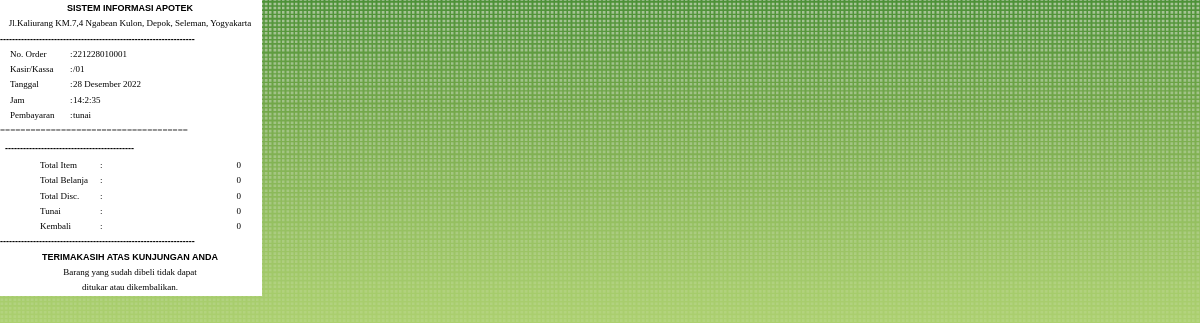
The app's page /AppClient/index.php?n=struk (signed in) with its own data.
### tables this page shows
CREATE TABLE IF NOT EXISTS `system` (
  `s_id` int(3) NOT NULL AUTO_INCREMENT,
  `sno` int(11) NOT NULL DEFAULT '0',
  `sip` varchar(15) NOT NULL,
  `sapp` varchar(24) DEFAULT 'Offline',
  `snama` varchar(64) DEFAULT NULL,
  `salamat` varchar(128) DEFAULT NULL,
  `sinfo` varchar(128) DEFAULT NULL,
  `sok` int(11) NOT NULL DEFAULT '0',
  PRIMARY KEY (`s_id`)
);

### AppClient/index.php (called while the page is built)
<?php
	try {
		require_once './includes/session.php';
	}
	catch(Exception $error) {
		print $error->getMessage();
	}
	require_once('themes/page.php');
?>

### AppClient/includes/session.php (called while the page is built, shortened)
<?php
	require_once './includes/function.php';
	$ip = '127.0.0.1';
	$q_system=mysql_query("SELECT * FROM system WHERE sip='$ip'");
	if (mysql_num_rows($q_system) == 1) {
		$q_system=mysql_fetch_array($q_system);
		if ($q_system['sok']==1){
			$sid			  = $q_system['s_id'];
			$sno			  = $q_system['sno'];
			if (strlen($sid)==1){$sid='0'.$sid;} else{$sid=$sid;}
			if (strlen($sno)==1){$sno='0'.$sno;} else{$sno=$sno;}
		}else{
			$_SESSION['sapp'] ='off';
		}
	} else {
		S_SYS($ip,'Kassa');
		unset($_SESSION['sapp']);
	};
	require_once './page/datetime/date.php';
    require_once './page/datetime/clock.php';
?>

### AppClient/includes/function.php (called while the page is built, shortened)
<?php
function CK_ORDER(){
	global $sid,$order,$orderSR,$orderST,$JumlahTR,$TBayar;
	$ymd	=date("Y")."-".date("m")."-".date("d");
	$q_order=mysql_query("SELECT * FROM penjualan where pjtgl='$ymd' and s_id='$sid'ORDER BY pjid DESC");
	if (mysql_num_rows($q_order)>0) {
		$q_order	= mysql_fetch_array($q_order) ;
		$orderST=($q_order['pjid']);
		$order=substr($q_order['pjid'],8);
		$order=$order+1;
		if (strlen($order)==1){$order='000'.$order;}
		else if(strlen($order)==2){$order='00'.$order;}
		else if(strlen($order)==3){$order='0'.$order;}
		else {$order=$order;}
		$order=date("y").date("m").date("d").$sid.$order;
	}
	else{
		$order=date("y").date("m").date("d").$sid.'0001';
	}
}
?>
<?php
function TOTAL_TR(){
	global $sid,$item,$disc,$total;
	$q_total=mysql_query("SELECT sum(pjttotal) as pjttotal,sum(pjtrpdisk) as pjtrpdisk,count(pjtid) as pjtid
						FROM pjtransaksi where pjtaktif=1 and s_id='$sid'") ;
	$q_total= mysql_fetch_array($q_total) ;
	$disc=$q_total['pjtrpdisk'];
	$item=$q_total['pjtid'];
	if ($q_total['pjttotal']==0){$total=0;}
}
?>

### AppClient/page/datetime/date.php (called while the page is built, shortened)
<?PHP
$tanggal = date ("j");
$array_bulan = array(1=>"Januari","Februari","Maret", "April", "Mei", "Juni","Juli","Agustus","September","Oktober", "November","Desember");
$bulan = $array_bulan[date("n")];
$tahun = date("Y");
$date=("$tanggal $bulan $tahun");
?>

### AppClient/page/hitung/struk.php (the view, shortened to what this page needs)
<?php
if (isset($_SESSION['loggedin']) && $_SESSION['rid']<=2){
?>
<?php
	TOTAL_TR();
?>
<div id="pstruk">
	<form name='struk' action='?n=struk' method='POST'>
		<table border=0 cellpadding=0 cellspacing=0 style="border:solid 0px #000;color:#000">
		<tr>
			<td width='260'><div align='center'><h3><?php print strtoupper($q_system['snama']) ?></h3></div></td>
		</tr>
		<tr>
			<td><div align='center'><?php print $q_system['salamat'] ?></div></td>
		</tr>
		</table>
		<table border=0 cellpadding=0 cellspacing=0 style="border:solid 0px #000;color:#000">
		<tr>
			<td colspan='5' height='1'><h3>-----------------------------------------------------------------<h3></td>
		</tr>
		<tr>
			<td width='10'></td>
			<td width='60'>No. Order</td>
			<td width='3'>:</td>
			<td width='169'><?php print $order;?></td>
			<td width='10'></td>
		</tr>
		<tr>
			<td></td>
			<td>Kasir/Kassa</td>
			<td>:</td>
			<td><?php print $_SESSION['uname'].'/'.$sno;?></td>
			<td></td>
		</tr>
		<tr>
			<td></td>
			<td>Tanggal</td>
			<td>:</td>
			<td><?php print $date?></td>
			<td></td>
		</tr>
		<tr>
			<td></td>
			<td>Jam</td>
			<td>:</td>
			<td><?php print $jam?></td>
			<td></td>
		</tr>
		<tr>
			<td></td>
			<td>Pembayaran</td>
			<td>:</td>
			<td>tunai</td>
			<td></td>
		</tr>
		<tr>
			<td colspan='5' height='1'>=====================================</td>
		</tr>
		</table>
<?php
		print "<table border=0 cellpadding=1 cellspacing=1 style='border:solid 0px #000;color:#000'>";
?>
		<tr>
			<td></td>
			<td colspan='3' height='1'><h3>-------------------------------------------<h3></td>
			<td></td>
		</tr>
		</table>
		<table border=0 cellpadding=0 cellspacing=0 style="border:solid 0px #000;color:#000">
		<tr>
			<td width='40'></td>
			<td width='60'>Total Item</td>
			<td width='3'>:</td>
			<td width='138'><div align='right'><?php print $item?></div></td>
			<td width='10'></td>
		</tr>
		<tr>
			<td></td>
			<td>Total Belanja</td>
			<td>:</td>
			<td><div align='right'><?php print number_format($total)?></div></td>
			<td></td>
		</tr>
		<tr>
			<td></td>
			<td>Total Disc.</td>
			<td>:</td>
			<td><div align='right'><?php print number_format($disc)?></td>
			<td></td>
		</tr>
		<tr>
			<td></td>
			<td>Tunai</td>
			<td>:</td>
			<td><div align='right'><?php print number_format($_SESSION['bayar'])?></div></td>
			<td></td>
		</tr>
		<tr>
			<td></td>
			<td>Kembali</td>
			<td>:</td>
			<td><div align='right'><?php print number_format($_SESSION['kembali'])?></div></td>
			<td></td>
		</tr>
		</table>
		<table border=0 cellpadding=0 cellspacing=0 style="border:solid 0px #000;color:#000">
		<tr>
			<td colspan='5' height='1'><h3>-----------------------------------------------------------------<h3></td>
		</tr>
		<tr>
			<td width='260'><div align='center'><h3>TERIMAKASIH ATAS KUNJUNGAN ANDA</h3></div></td>
		</tr>
		<tr>
			<td><div align='center'>Barang yang sudah dibeli tidak dapat<br>ditukar atau dikembalikan.</div></td>
		</tr>
		</table>
	</form>
</div>
<?php
} else {
?>
<script language="javascript">
	TO_OUT();
</script>
<?php
}
?>

### AppClient/themes/style.css (style rules this page uses)
html, body { border:0; margin:0; padding:0; }
body { color:#445022; font: 12px/170% tahoma, Helvetica, sans-serif; background-image: url('images/bg.png'); background-color:#fff; position: fixed; background-repeat: repeat-x; }
td { font: 12px/170% tahoma, Helvetica, sans-serif; }
h1, h2, h3, h4, h5, h6 { margin: 0; padding: 0; font-family: Tahoma, Helvetica, sans-serif; font-weight:bold; }
h3 { font-size:1em; font-weight:bold; }
form { margin:0; padding:0; }
#pstruk td, #rekapp td { font: 9px/170% tahoma; }
#pstruk,#rekapp { margin: 0 auto; width:262px; background:#fff; }

### records on screen
system: snama "SISTEM INFORMASI APOTEK", salamat "Jl.Kaliurang KM.7,4 Ngabean Kulon, Depok, Seleman, Yogyakarta"

### other values on screen
$order "221228010001"
$sno "01"
$date "28 Desember 2022"
$item "0"
$total "0"
$disc "0"
$_SESSION['bayar'] "0"
$_SESSION['kembali'] "0"
